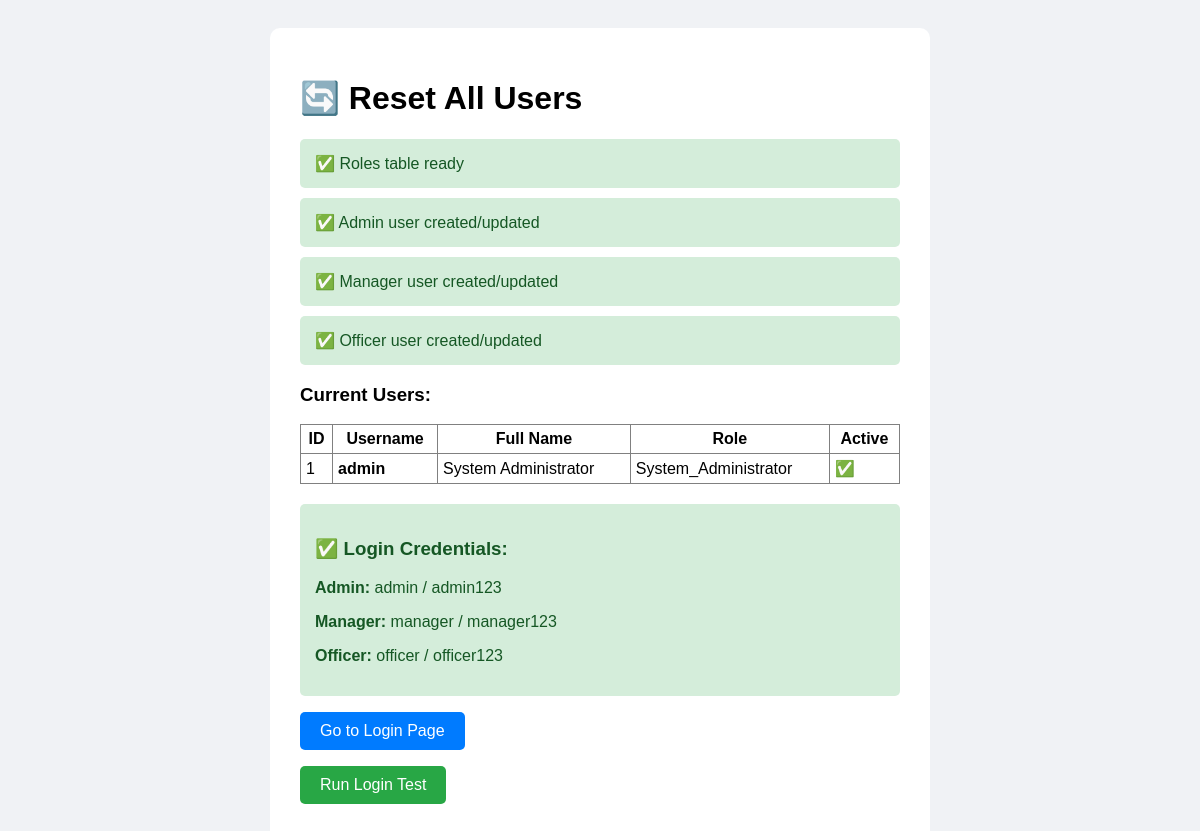
Page /reset-users.php on the committed database.
### tables this page shows
CREATE TABLE users (
    user_id INT PRIMARY KEY AUTO_INCREMENT,
    username VARCHAR(50) UNIQUE NOT NULL,
    password VARCHAR(255) NOT NULL,
    full_name VARCHAR(100) NOT NULL,
    email VARCHAR(100),
    phone VARCHAR(20),
    gender ENUM('Male', 'Female', 'Other'),
    birth_date DATE,
    role_id INT,
    is_active BOOLEAN DEFAULT TRUE,
    created_at TIMESTAMP DEFAULT CURRENT_TIMESTAMP,
    FOREIGN KEY (role_id) REFERENCES roles(role_id)
);

CREATE TABLE roles (
    role_id INT PRIMARY KEY AUTO_INCREMENT,
    role_name VARCHAR(50) UNIQUE NOT NULL
);

### reset-users.php (the view, shortened to what this page needs)
<?php
echo "<!DOCTYPE html>
<html>
<head>
    <title>Reset Users</title>
    <style>
        body { font-family: Arial; padding: 20px; background: #f0f2f5; }
        .container { max-width: 600px; margin: 0 auto; background: white; padding: 30px; border-radius: 10px; }
        .success { background: #d4edda; color: #155724; padding: 15px; margin: 10px 0; border-radius: 5px; }
        .error { background: #f8d7da; color: #721c24; padding: 15px; margin: 10px 0; border-radius: 5px; }
    </style>
</head>
<body>
    <div class='container'>";
echo "<h1>🔄 Reset All Users</h1>";
$conn = getConnection();
$conn->query("CREATE TABLE IF NOT EXISTS roles (
    role_id INT PRIMARY KEY AUTO_INCREMENT,
    role_name VARCHAR(50) UNIQUE NOT NULL
)");
$conn->query("INSERT IGNORE INTO roles (role_id, role_name) VALUES
              (1, 'System_Administrator'),
              (2, 'Kebele_Manager'),
              (3, 'Record_Officer')");
echo "<div class='success'>✅ Roles table ready</div>";
$admin_password = password_hash('admin123', PASSWORD_DEFAULT);
$admin_sql = "INSERT INTO users (username, password, full_name, email, phone, gender, role_id, is_active)
              VALUES ('admin', '$admin_password', 'System Administrator', 'admin@ginjo.gov.et', '0912345678', 'Male', 1, 1)
              ON DUPLICATE KEY UPDATE
              password = '$admin_password',
              full_name = 'System Administrator',
              email = 'admin@ginjo.gov.et',
              phone = '0912345678',
              role_id = 1,
              is_active = 1";
if ($conn->query($admin_sql)) {
    echo "<div class='success'>✅ Admin user created/updated</div>";
} else {
    echo "<div class='error'>❌ Error creating admin: " . $conn->error . "</div>";
}
$manager_password = password_hash('manager123', PASSWORD_DEFAULT);
$manager_sql = "INSERT INTO users (username, password, full_name, email, phone, gender, role_id, is_active)
                VALUES ('manager', '$manager_password', 'Kebele Manager', 'manager@ginjo.gov.et', '0912345679', 'Male', 2, 1)
                ON DUPLICATE KEY UPDATE
                password = '$manager_password',
                full_name = 'Kebele Manager',
                email = 'manager@ginjo.gov.et',
                phone = '0912345679',
                role_id = 2,
                is_active = 1";
if ($conn->query($manager_sql)) {
    echo "<div class='success'>✅ Manager user created/updated</div>";
} else {
    echo "<div class='error'>❌ Error creating manager: " . $conn->error . "</div>";
}
$officer_password = password_hash('officer123', PASSWORD_DEFAULT);
$officer_sql = "INSERT INTO users (username, password, full_name, email, phone, gender, role_id, is_active)
                VALUES ('officer', '$officer_password', 'Record Officer', 'officer@ginjo.gov.et', '0912345680', 'Female', 3, 1)
                ON DUPLICATE KEY UPDATE
                password = '$officer_password',
                full_name = 'Record Officer',
                email = 'officer@ginjo.gov.et',
                phone = '0912345680',
                role_id = 3,
                is_active = 1";
if ($conn->query($officer_sql)) {
    echo "<div class='success'>✅ Officer user created/updated</div>";
} else {
    echo "<div class='error'>❌ Error creating officer: " . $conn->error . "</div>";
}
$result = $conn->query("SELECT u.user_id, u.username, u.full_name, u.is_active, r.role_name
                        FROM users u
                        JOIN roles r ON u.role_id = r.role_id");
echo "<h3>Current Users:</h3>";
echo "<table border='1' cellpadding='5' style='width:100%; border-collapse:collapse;'>";
echo "<tr><th>ID</th><th>Username</th><th>Full Name</th><th>Role</th><th>Active</th></tr>";
while ($row = $result->fetch_assoc()) {
    $active = $row['is_active'] ? '✅' : '❌';
    echo "<tr>";
    echo "<td>" . $row['user_id'] . "</td>";
    echo "<td><strong>" . $row['username'] . "</strong></td>";
    echo "<td>" . $row['full_name'] . "</td>";
    echo "<td>" . $row['role_name'] . "</td>";
    echo "<td>" . $active . "</td>";
    echo "</tr>";
}
echo "</table>";
echo "<div class='success' style='margin-top:20px;'>";
echo "<h3>✅ Login Credentials:</h3>";
echo "<p><strong>Admin:</strong> admin / admin123</p>";
echo "<p><strong>Manager:</strong> manager / manager123</p>";
echo "<p><strong>Officer:</strong> officer / officer123</p>";
echo "</div>";
echo "<p><a href='index.php' style='display: inline-block; padding: 10px 20px; background: #007bff; color: white; text-decoration: none; border-radius: 5px;'>Go to Login Page</a></p>";
echo "<p><a href='test-login.php' style='display: inline-block; padding: 10px 20px; background: #28a745; color: white; text-decoration: none; border-radius: 5px;'>Run Login Test</a></p>";
echo "</div></body></html>";
?>

### reset-users.php (style rules this page uses)
body { font-family: Arial; padding: 20px; background: #f0f2f5; }
.container { max-width: 600px; margin: 0 auto; background: white; padding: 30px; border-radius: 10px; }
.success { background: #d4edda; color: #155724; padding: 15px; margin: 10px 0; border-radius: 5px; }

### rows in the picture
users: user_id "1", username "admin", full_name "System Administrator", role.role_name "System_Administrator", is_active "✅"
